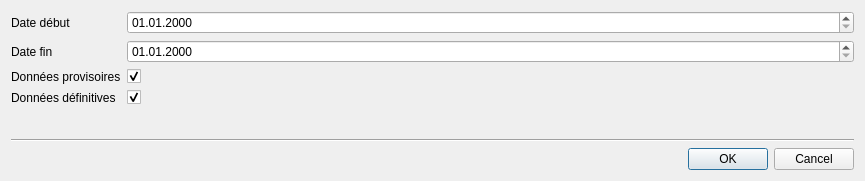
<?xml version="1.0" encoding="UTF-8"?>
<ui version="4.0">
 <class>Delete</class>
 <widget class="QDialog" name="Delete">
  <property name="geometry">
   <rect>
    <x>0</x>
    <y>0</y>
    <width>865</width>
    <height>181</height>
   </rect>
  </property>
  <property name="windowTitle">
   <string>Effacer des données</string>
  </property>
  <layout class="QVBoxLayout" name="verticalLayout">
   <item>
    <layout class="QFormLayout" name="formLayout">
     <item row="0" column="0">
      <widget class="QLabel" name="label">
       <property name="text">
        <string>Date début</string>
       </property>
      </widget>
     </item>
     <item row="0" column="1">
      <widget class="QgsDateTimeEdit" name="start_date">
       <property name="locale">
        <locale language="French" country="France"/>
       </property>
       <property name="displayFormat">
        <string>dd.MM.yyyy </string>
       </property>
      </widget>
     </item>
     <item row="1" column="0">
      <widget class="QLabel" name="label_2">
       <property name="text">
        <string>Date fin</string>
       </property>
      </widget>
     </item>
     <item row="1" column="1">
      <widget class="QgsDateTimeEdit" name="end_date">
       <property name="displayFormat">
        <string>dd.MM.yyyy </string>
       </property>
      </widget>
     </item>
     <item row="2" column="0">
      <widget class="QLabel" name="label_3">
       <property name="text">
        <string>Données provisoires</string>
       </property>
      </widget>
     </item>
     <item row="2" column="1">
      <widget class="QCheckBox" name="quarantine">
       <property name="text">
        <string/>
       </property>
       <property name="checked">
        <bool>true</bool>
       </property>
      </widget>
     </item>
     <item row="3" column="0">
      <widget class="QLabel" name="label_4">
       <property name="text">
        <string>Données définitives</string>
       </property>
      </widget>
     </item>
     <item row="3" column="1">
      <widget class="QCheckBox" name="definitive">
       <property name="text">
        <string/>
       </property>
       <property name="checked">
        <bool>true</bool>
       </property>
      </widget>
     </item>
    </layout>
   </item>
   <item>
    <widget class="Line" name="line">
     <property name="orientation">
      <enum>Qt::Horizontal</enum>
     </property>
    </widget>
   </item>
   <item>
    <widget class="QDialogButtonBox" name="buttons">
     <property name="orientation">
      <enum>Qt::Horizontal</enum>
     </property>
     <property name="standardButtons">
      <set>QDialogButtonBox::Cancel|QDialogButtonBox::Ok</set>
     </property>
    </widget>
   </item>
  </layout>
 </widget>
 <customwidgets>
  <customwidget>
   <class>QgsDateTimeEdit</class>
   <extends>QDateTimeEdit</extends>
   <header>qgsdatetimeedit.h</header>
  </customwidget>
 </customwidgets>
 <resources/>
 <connections>
  <connection>
   <sender>buttons</sender>
   <signal>accepted()</signal>
   <receiver>Delete</receiver>
   <slot>accept()</slot>
   <hints>
    <hint type="sourcelabel">
     <x>248</x>
     <y>254</y>
    </hint>
    <hint type="destinationlabel">
     <x>157</x>
     <y>274</y>
    </hint>
   </hints>
  </connection>
  <connection>
   <sender>buttons</sender>
   <signal>rejected()</signal>
   <receiver>Delete</receiver>
   <slot>reject()</slot>
   <hints>
    <hint type="sourcelabel">
     <x>316</x>
     <y>260</y>
    </hint>
    <hint type="destinationlabel">
     <x>286</x>
     <y>274</y>
    </hint>
   </hints>
  </connection>
 </connections>
</ui>
